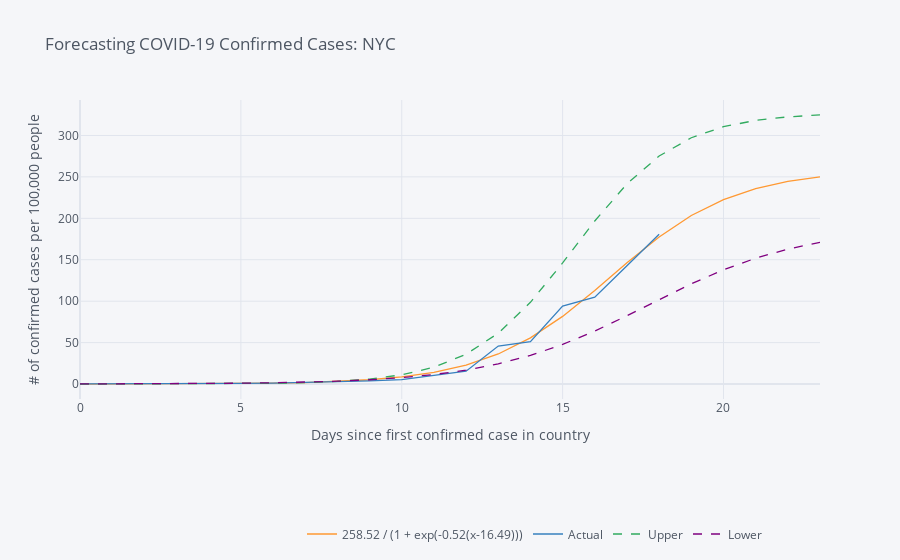
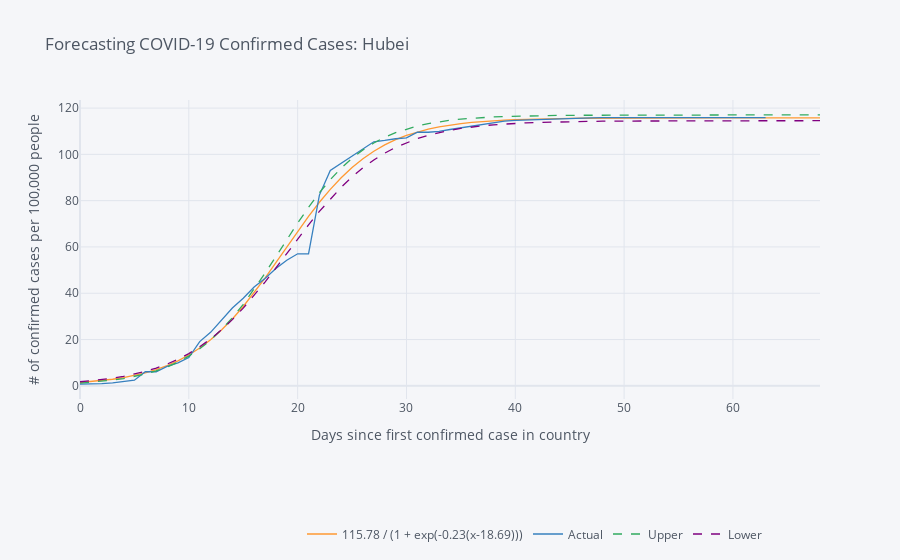
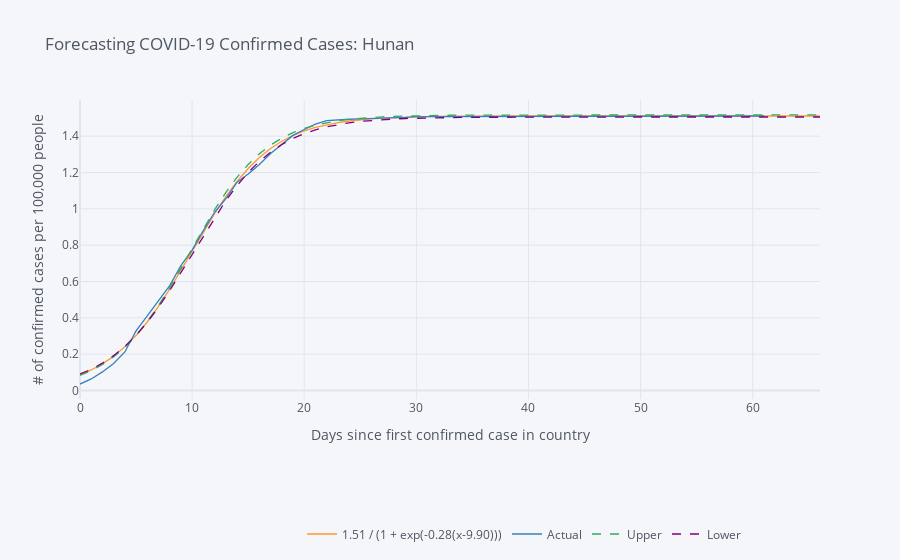

Notebook cell for these charts, in order:
### Markdown cell above
## Logistic Modeling of Outbreaks

The following models show logistic regressions using the most recent data for each country's outbreak. 95% confidence intervals are provided (if not shown, the intervals are too large to depict, and models may be highly inaccurate).  

<img src="http://andymath.com/wp-content/uploads/2019/08/Logistic-Function.jpg" width="240px" style="float: left">

### Code cell
def logist_reg(cum_confirmed_series, city_pop: int, city_name: str, forecast_days: int = 5, show_ci: bool = True):
    def logist_fn(x, a, b, c):
        return a / (1 + np.exp(-b*(x-c)))
    reg_data = cum_confirmed_series[cum_confirmed_series > 10]
    reg_data = 100000 * reg_data / city_pop
    reg_data.reset_index(drop=True, inplace=True)
    try:
        param_est, param_cov = curve_fit(logist_fn, reg_data.index.values, reg_data.values, bounds=(0, [400, 0.6, 200]))
        #compute 1x StDev errors for params
        param_stdev = np.sqrt(np.diag(param_cov))
        pred_data = logist_fn(range(len(reg_data.index) + forecast_days), *param_est)
        formula_str = "%0.2f / (1 + exp(-%0.2f(x-%0.2f)))" % (param_est[0], param_est[1], param_est[2])
        if show_ci:# and np.all(np.less(param_stdev, [20, 10, 5])):
            plot_stdev = param_stdev * [1, 1, -1]
            pred_data_upper = logist_fn(range(len(reg_data.index) + forecast_days), *np.maximum([0,0,0], param_est + 2*plot_stdev))
            pred_data_lower = logist_fn(range(len(reg_data.index) + forecast_days), *np.maximum([0,0,0], param_est - 2*plot_stdev))
            pd.DataFrame([pred_data, reg_data, pred_data_upper, pred_data_lower], index=[formula_str, "Actual", "Upper", "Lower"]).T.iplot(
                title="Forecasting COVID-19 Confirmed Cases: " + city_name,
                xTitle="Days since first confirmed case in country",
                yTitle="# of confirmed cases per 100,000 people",
                dash=["solid", "solid", "dash", "dash"],
                legend="bottom"
            )
        else:
          pd.DataFrame([pred_data, reg_data], index=[formula_str, "Actual"]).T.iplot(
            title="Forecasting COVID-19 Confirmed Cases: " + city_name,
            xTitle="Days since first confirmed case in country",
            yTitle="# of confirmed cases per 100,000 people",
            dash=["dash", "solid"],
            legend="bottom"
          )
        return (param_est, param_stdev)
    except RuntimeError:
        print("Failed to generate adequate regression for: " + city_name)
        return [None, None, None, None]
logist_param_est = []
logist_param_stdev = []
pop_counts = {"NYC": nyc_pop, "Hubei": 58500000, "Hunan": 67370000}
loc_dict = {"NYC": clean_nyc_data["confirmed"], "Hubei": jhu_hubei_data["Confirmed"], "Hunan": jhu_hunan_data["Confirmed"]}
for (loc, locdf) in loc_dict.items(): 
    res = logist_reg(locdf, pop_counts[loc], loc)
    logist_param_est.append(res[0])
    logist_param_stdev.append(res[1])
print("Logistic Regression Parameter Estimates")
display(pd.DataFrame(logist_param_est, index=loc_dict.keys(), columns=["Max Value", "Growth Rate", "Midpoint"]))
logist_param_95ci = [zip(np.maximum([0, 0, 0], x - 2*logist_param_stdev[i]).round(5), np.maximum([0, 0, 0], x + 2*logist_param_stdev[i]).round(5)) for i,x in enumerate(logist_param_est)]
print("")
print("Logistic Regression Parameter 95% Confidence Intervals")
display(pd.DataFrame(logist_param_95ci, index=loc_dict.keys(), columns=["Max Value", "Growth Rate", "Midpoint"]))

### Figure 1 — Plotly figure (JSON) as saved in the notebook; plotly's stock layout.template omitted (floating-point values rounded to 4 significant figures)
{"data": [{"line": {"color": "rgba(255, 153, 51, 1.0)", "dash": "solid", "shape": "linear", "width": 1.3}, "mode": "lines", "name": "258.52 / (1 + exp(-0.52(x-16.49)))", "text": "", "type": "scatter", "x": [0, 1, 2, 3, 4, 5, 6, 7, 8, 9, 10, 11, 12, 13, 14, 15, 16, 17, 18, 19, 20, 21, 22, 23], "y": [0.0493, 0.08287, 0.1393, 0.2341, 0.3932, 0.6604, 1.108, 1.858, 3.108, 5.182, 8.594, 14.13, 22.9, 36.3, 55.7, 81.65, 113.0, 146.3, 177.6, 203.4, 222.6, 235.9, 244.6, 250.0]}, {"line": {"color": "rgba(55, 128, 191, 1.0)", "dash": "solid", "shape": "linear", "width": 1.3}, "mode": "lines", "name": "Actual", "text": "", "type": "scatter", "x": [0, 1, 2, 3, 4, 5, 6, 7, 8, 9, 10, 11, 12, 13, 14, 15, 16, 17, 18, 19, 20, 21, 22, 23], "y": [0.1856, 0.1276, 0.1392, 0.2899, 0.4175, 0.719, 1.102, 1.786, 3.12, 3.815, 5.369, 10.7, 15.53, 45.85, 51.12, 94.11, 104.9, 142.7, 180.9, "", "", "", "", ""]}, {"line": {"color": "rgba(50, 171, 96, 1.0)", "dash": "dash", "shape": "linear", "width": 1.3}, "mode": "lines", "name": "Upper", "text": "", "type": "scatter", "x": [0, 1, 2, 3, 4, 5, 6, 7, 8, 9, 10, 11, 12, 13, 14, 15, 16, 17, 18, 19, 20, 21, 22, 23], "y": [0.02223, 0.04155, 0.07766, 0.1451, 0.2711, 0.5064, 0.9452, 1.762, 3.279, 6.075, 11.17, 20.28, 35.98, 61.38, 98.66, 146.1, 196.8, 241.6, 275.2, 297.2, 310.5, 318.2, 322.4, 324.7]}, {"line": {"color": "rgba(128, 0, 128, 1.0)", "dash": "dash", "shape": "linear", "width": 1.3}, "mode": "lines", "name": "Lower", "text": "", "type": "scatter", "x": [0, 1, 2, 3, 4, 5, 6, 7, 8, 9, 10, 11, 12, 13, 14, 15, 16, 17, 18, 19, 20, 21, 22, 23], "y": [0.1294, 0.1955, 0.2955, 0.4464, 0.6742, 1.017, 1.534, 2.31, 3.471, 5.2, 7.754, 11.48, 16.84, 24.35, 34.55, 47.78, 63.99, 82.5, 102.0, 120.9, 137.8, 151.9, 162.8, 171.0]}], "layout": {"legend": {"bgcolor": "#F5F6F9", "font": {"color": "#4D5663"}, "orientation": "h", "x": 0.3, "y": -0.5, "yanchor": "bottom"}, "paper_bgcolor": "#F5F6F9", "plot_bgcolor": "#F5F6F9", "showlegend": true, "title": {"font": {"color": "#4D5663"}, "text": "Forecasting COVID-19 Confirmed Cases: NYC"}, "xaxis": {"gridcolor": "#E1E5ED", "showgrid": true, "tickfont": {"color": "#4D5663"}, "title": {"font": {"color": "#4D5663"}, "text": "Days since first confirmed case in country"}, "zerolinecolor": "#E1E5ED"}, "yaxis": {"gridcolor": "#E1E5ED", "showgrid": true, "tickfont": {"color": "#4D5663"}, "title": {"font": {"color": "#4D5663"}, "text": "# of confirmed cases per 100,000 people"}, "zerolinecolor": "#E1E5ED"}}}

### Figure 2 — Plotly figure (JSON) as saved in the notebook; plotly's stock layout.template omitted (floating-point values rounded to 4 significant figures)
{"data": [{"line": {"color": "rgba(255, 153, 51, 1.0)", "dash": "solid", "shape": "linear", "width": 1.3}, "mode": "lines", "name": "115.78 / (1 + exp(-0.23(x-18.69)))", "text": "", "type": "scatter", "x": [0, 1, 2, 3, 4, 5, 6, 7, 8, 9, 10, 11, 12, 13, 14, 15, 16, 17, 18, 19, 20, 21, 22, 23, 24, 25, 26, 27, 28, 29, 30, 31, 32, 33, 34, 35, 36, 37, 38, 39, 40, 41, 42, 43, 44, 45, 46, 47, 48, 49, 50, 51, 52, 53, 54, 55, 56, 57, 58, 59, 60, 61, 62, 63, 64, 65, 66, 67, 68], "y": [1.42, 1.79, 2.255, 2.837, 3.564, 4.471, 5.597, 6.989, 8.7, 10.79, 13.31, 16.34, 19.92, 24.09, 28.88, 34.26, 40.18, 46.54, 53.2, 59.98, 66.71, 73.2, 79.3, 84.9, 89.92, 94.33, 98.13, 101.4, 104.1, 106.3, 108.2, 109.7, 110.9, 111.9, 112.7, 113.3, 113.8, 114.2, 114.5, 114.8, 115.0, 115.2, 115.3, 115.4, 115.5, 115.5, 115.6, 115.6, 115.7, 115.7, 115.7, 115.7, 115.7, 115.7, 115.8, 115.8, 115.8, 115.8, 115.8, 115.8, 115.8, 115.8, 115.8, 115.8, 115.8, 115.8, 115.8, 115.8, 115.8]}, {"line": {"color": "rgba(55, 128, 191, 1.0)", "dash": "solid", "shape": "linear", "width": 1.3}, "mode": "lines", "name": "Actual", "text": "", "type": "scatter", "x": [0, 1, 2, 3, 4, 5, 6, 7, 8, 9, 10, 11, 12, 13, 14, 15, 16, 17, 18, 19, 20, 21, 22, 23, 24, 25, 26, 27, 28, 29, 30, 31, 32, 33, 34, 35, 36, 37, 38, 39, 40, 41, 42, 43, 44, 45, 46, 47, 48, 49, 50, 51, 52, 53, 54, 55, 56, 57, 58, 59, 60, 61, 62, 63, 64, 65, 66, 67, 68], "y": [0.759, 0.759, 0.9385, 1.301, 1.809, 2.432, 6.075, 6.075, 8.381, 9.925, 12.23, 19.11, 23.11, 28.51, 33.62, 37.8, 42.65, 46.32, 50.65, 54.24, 57.04, 57.04, 82.4, 93.0, 96.15, 99.46, 102.5, 105.4, 106.0, 106.7, 107.1, 109.5, 109.5, 109.9, 110.7, 111.4, 112.1, 112.7, 113.4, 114.4, 114.7, 114.9, 115.1, 115.3, 115.5, 115.7, 115.7, 115.8, 115.8, 115.9, 115.9, 115.9, 115.9, 115.9, 115.9, 115.9, 115.9, 115.9, 115.9, 115.9, 115.9, 115.9, 115.9, 115.9, "", "", "", "", ""]}, {"line": {"color": "rgba(50, 171, 96, 1.0)", "dash": "dash", "shape": "linear", "width": 1.3}, "mode": "lines", "name": "Upper", "text": "", "type": "scatter", "x": [0, 1, 2, 3, 4, 5, 6, 7, 8, 9, 10, 11, 12, 13, 14, 15, 16, 17, 18, 19, 20, 21, 22, 23, 24, 25, 26, 27, 28, 29, 30, 31, 32, 33, 34, 35, 36, 37, 38, 39, 40, 41, 42, 43, 44, 45, 46, 47, 48, 49, 50, 51, 52, 53, 54, 55, 56, 57, 58, 59, 60, 61, 62, 63, 64, 65, 66, 67, 68], "y": [1.168, 1.496, 1.915, 2.448, 3.126, 3.984, 5.068, 6.43, 8.131, 10.24, 12.83, 15.98, 19.76, 24.22, 29.38, 35.22, 41.67, 48.59, 55.82, 63.13, 70.3, 77.12, 83.42, 89.08, 94.05, 98.33, 101.9, 104.9, 107.4, 109.4, 111.0, 112.3, 113.3, 114.1, 114.7, 115.2, 115.6, 115.9, 116.2, 116.4, 116.5, 116.6, 116.7, 116.8, 116.8, 116.9, 116.9, 116.9, 117.0, 117.0, 117.0, 117.0, 117.0, 117.0, 117.0, 117.0, 117.0, 117.0, 117.0, 117.0, 117.0, 117.0, 117.0, 117.0, 117.0, 117.0, 117.0, 117.0, 117.0]}, {"line": {"color": "rgba(128, 0, 128, 1.0)", "dash": "dash", "shape": "linear", "width": 1.3}, "mode": "lines", "name": "Lower", "text": "", "type": "scatter", "x": [0, 1, 2, 3, 4, 5, 6, 7, 8, 9, 10, 11, 12, 13, 14, 15, 16, 17, 18, 19, 20, 21, 22, 23, 24, 25, 26, 27, 28, 29, 30, 31, 32, 33, 34, 35, 36, 37, 38, 39, 40, 41, 42, 43, 44, 45, 46, 47, 48, 49, 50, 51, 52, 53, 54, 55, 56, 57, 58, 59, 60, 61, 62, 63, 64, 65, 66, 67, 68], "y": [1.742, 2.162, 2.679, 3.317, 4.101, 5.063, 6.236, 7.663, 9.388, 11.46, 13.93, 16.84, 20.24, 24.16, 28.6, 33.56, 38.99, 44.81, 50.91, 57.16, 63.42, 69.53, 75.36, 80.8, 85.78, 90.24, 94.17, 97.59, 100.5, 103.0, 105.1, 106.8, 108.3, 109.4, 110.4, 111.2, 111.8, 112.4, 112.8, 113.1, 113.4, 113.6, 113.8, 113.9, 114.1, 114.2, 114.2, 114.3, 114.3, 114.4, 114.4, 114.4, 114.5, 114.5, 114.5, 114.5, 114.5, 114.5, 114.5, 114.5, 114.5, 114.5, 114.5, 114.5, 114.5, 114.5, 114.5, 114.5, 114.5]}], "layout": {"legend": {"bgcolor": "#F5F6F9", "font": {"color": "#4D5663"}, "orientation": "h", "x": 0.3, "y": -0.5, "yanchor": "bottom"}, "paper_bgcolor": "#F5F6F9", "plot_bgcolor": "#F5F6F9", "showlegend": true, "title": {"font": {"color": "#4D5663"}, "text": "Forecasting COVID-19 Confirmed Cases: Hubei"}, "xaxis": {"gridcolor": "#E1E5ED", "showgrid": true, "tickfont": {"color": "#4D5663"}, "title": {"font": {"color": "#4D5663"}, "text": "Days since first confirmed case in country"}, "zerolinecolor": "#E1E5ED"}, "yaxis": {"gridcolor": "#E1E5ED", "showgrid": true, "tickfont": {"color": "#4D5663"}, "title": {"font": {"color": "#4D5663"}, "text": "# of confirmed cases per 100,000 people"}, "zerolinecolor": "#E1E5ED"}}}

### Figure 3 — Plotly figure (JSON) as saved in the notebook; plotly's stock layout.template omitted (floating-point values rounded to 4 significant figures)
{"data": [{"line": {"color": "rgba(255, 153, 51, 1.0)", "dash": "solid", "shape": "linear", "width": 1.3}, "mode": "lines", "name": "1.51 / (1 + exp(-0.28(x-9.90)))", "text": "", "type": "scatter", "x": [0, 1, 2, 3, 4, 5, 6, 7, 8, 9, 10, 11, 12, 13, 14, 15, 16, 17, 18, 19, 20, 21, 22, 23, 24, 25, 26, 27, 28, 29, 30, 31, 32, 33, 34, 35, 36, 37, 38, 39, 40, 41, 42, 43, 44, 45, 46, 47, 48, 49, 50, 51, 52, 53, 54, 55, 56, 57, 58, 59, 60, 61, 62, 63, 64, 65, 66], "y": [0.08697, 0.1132, 0.1466, 0.1885, 0.2403, 0.303, 0.3772, 0.4627, 0.558, 0.6605, 0.7667, 0.8725, 0.9738, 1.067, 1.15, 1.222, 1.283, 1.332, 1.372, 1.404, 1.429, 1.448, 1.463, 1.475, 1.484, 1.49, 1.495, 1.499, 1.502, 1.504, 1.506, 1.507, 1.508, 1.509, 1.51, 1.51, 1.51, 1.51, 1.511, 1.511, 1.511, 1.511, 1.511, 1.511, 1.511, 1.511, 1.511, 1.511, 1.511, 1.511, 1.511, 1.511, 1.511, 1.511, 1.511, 1.511, 1.511, 1.511, 1.511, 1.511, 1.511, 1.511, 1.511, 1.511, 1.511, 1.511, 1.511]}, {"line": {"color": "rgba(55, 128, 191, 1.0)", "dash": "solid", "shape": "linear", "width": 1.3}, "mode": "lines", "name": "Actual", "text": "", "type": "scatter", "x": [0, 1, 2, 3, 4, 5, 6, 7, 8, 9, 10, 11, 12, 13, 14, 15, 16, 17, 18, 19, 20, 21, 22, 23, 24, 25, 26, 27, 28, 29, 30, 31, 32, 33, 34, 35, 36, 37, 38, 39, 40, 41, 42, 43, 44, 45, 46, 47, 48, 49, 50, 51, 52, 53, 54, 55, 56, 57, 58, 59, 60, 61, 62, 63, 64, 65, 66], "y": [0.03562, 0.06383, 0.1024, 0.1484, 0.2123, 0.328, 0.4112, 0.4928, 0.5774, 0.6872, 0.7733, 0.8802, 0.9811, 1.055, 1.146, 1.192, 1.244, 1.305, 1.354, 1.404, 1.437, 1.467, 1.486, 1.49, 1.493, 1.495, 1.496, 1.499, 1.501, 1.504, 1.508, 1.508, 1.508, 1.508, 1.51, 1.51, 1.511, 1.511, 1.511, 1.511, 1.511, 1.511, 1.511, 1.511, 1.511, 1.511, 1.511, 1.511, 1.511, 1.511, 1.511, 1.511, 1.511, 1.511, 1.511, 1.511, 1.511, 1.511, 1.511, 1.511, 1.511, 1.511, "", "", "", "", ""]}, {"line": {"color": "rgba(50, 171, 96, 1.0)", "dash": "dash", "shape": "linear", "width": 1.3}, "mode": "lines", "name": "Upper", "text": "", "type": "scatter", "x": [0, 1, 2, 3, 4, 5, 6, 7, 8, 9, 10, 11, 12, 13, 14, 15, 16, 17, 18, 19, 20, 21, 22, 23, 24, 25, 26, 27, 28, 29, 30, 31, 32, 33, 34, 35, 36, 37, 38, 39, 40, 41, 42, 43, 44, 45, 46, 47, 48, 49, 50, 51, 52, 53, 54, 55, 56, 57, 58, 59, 60, 61, 62, 63, 64, 65, 66], "y": [0.08341, 0.1095, 0.143, 0.1854, 0.2381, 0.3024, 0.379, 0.4675, 0.5663, 0.6727, 0.7826, 0.8915, 0.995, 1.09, 1.173, 1.244, 1.303, 1.351, 1.39, 1.42, 1.443, 1.461, 1.475, 1.485, 1.493, 1.499, 1.503, 1.507, 1.509, 1.511, 1.513, 1.514, 1.514, 1.515, 1.516, 1.516, 1.516, 1.516, 1.516, 1.517, 1.517, 1.517, 1.517, 1.517, 1.517, 1.517, 1.517, 1.517, 1.517, 1.517, 1.517, 1.517, 1.517, 1.517, 1.517, 1.517, 1.517, 1.517, 1.517, 1.517, 1.517, 1.517, 1.517, 1.517, 1.517, 1.517, 1.517]}, {"line": {"color": "rgba(128, 0, 128, 1.0)", "dash": "dash", "shape": "linear", "width": 1.3}, "mode": "lines", "name": "Lower", "text": "", "type": "scatter", "x": [0, 1, 2, 3, 4, 5, 6, 7, 8, 9, 10, 11, 12, 13, 14, 15, 16, 17, 18, 19, 20, 21, 22, 23, 24, 25, 26, 27, 28, 29, 30, 31, 32, 33, 34, 35, 36, 37, 38, 39, 40, 41, 42, 43, 44, 45, 46, 47, 48, 49, 50, 51, 52, 53, 54, 55, 56, 57, 58, 59, 60, 61, 62, 63, 64, 65, 66], "y": [0.09083, 0.1173, 0.1506, 0.192, 0.2429, 0.304, 0.376, 0.4585, 0.5503, 0.6491, 0.7517, 0.8543, 0.9532, 1.045, 1.128, 1.2, 1.261, 1.313, 1.354, 1.388, 1.414, 1.435, 1.451, 1.464, 1.474, 1.481, 1.487, 1.491, 1.495, 1.497, 1.499, 1.501, 1.502, 1.503, 1.503, 1.504, 1.504, 1.505, 1.505, 1.505, 1.505, 1.505, 1.505, 1.505, 1.505, 1.505, 1.505, 1.505, 1.505, 1.505, 1.505, 1.505, 1.505, 1.505, 1.505, 1.506, 1.506, 1.506, 1.506, 1.506, 1.506, 1.506, 1.506, 1.506, 1.506, 1.506, 1.506]}], "layout": {"legend": {"bgcolor": "#F5F6F9", "font": {"color": "#4D5663"}, "orientation": "h", "x": 0.3, "y": -0.5, "yanchor": "bottom"}, "paper_bgcolor": "#F5F6F9", "plot_bgcolor": "#F5F6F9", "showlegend": true, "title": {"font": {"color": "#4D5663"}, "text": "Forecasting COVID-19 Confirmed Cases: Hunan"}, "xaxis": {"gridcolor": "#E1E5ED", "showgrid": true, "tickfont": {"color": "#4D5663"}, "title": {"font": {"color": "#4D5663"}, "text": "Days since first confirmed case in country"}, "zerolinecolor": "#E1E5ED"}, "yaxis": {"gridcolor": "#E1E5ED", "showgrid": true, "tickfont": {"color": "#4D5663"}, "title": {"font": {"color": "#4D5663"}, "text": "# of confirmed cases per 100,000 people"}, "zerolinecolor": "#E1E5ED"}}}
